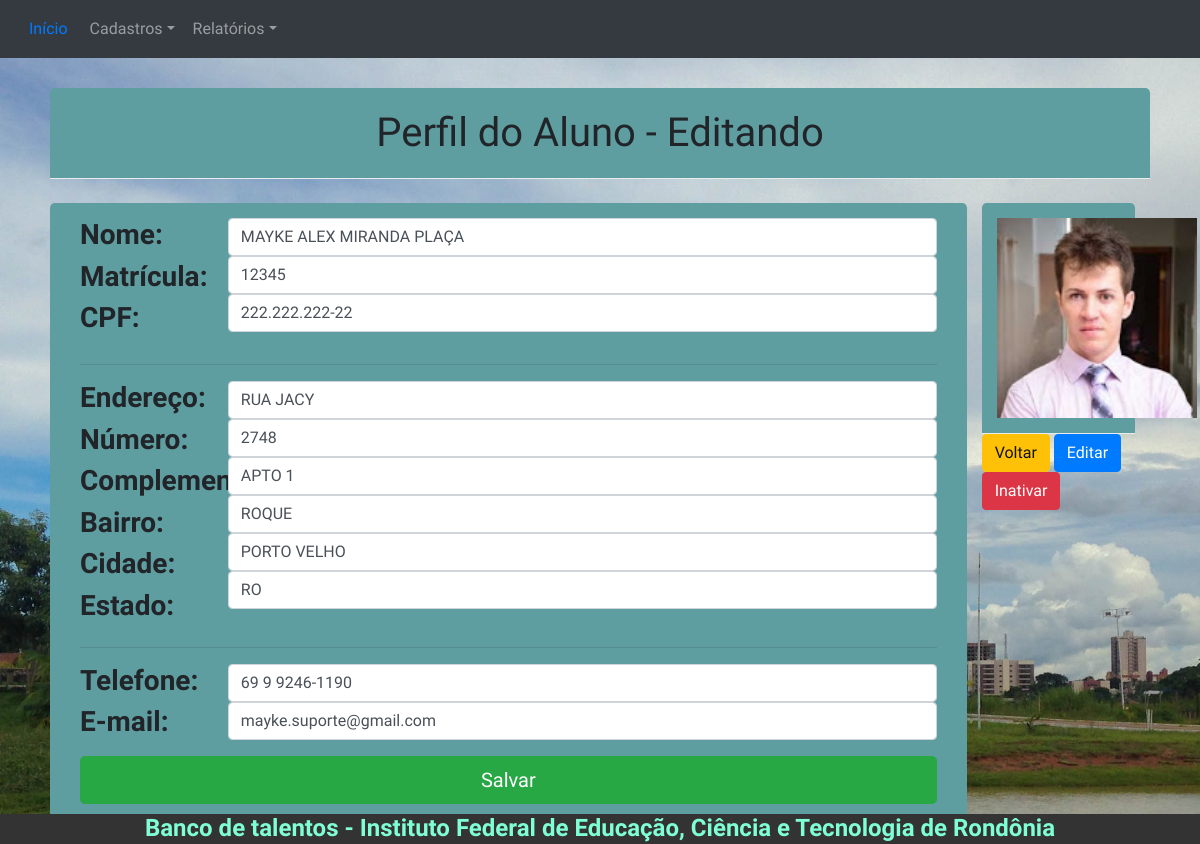
Page /editarAluno/1/ on the earlier database version.
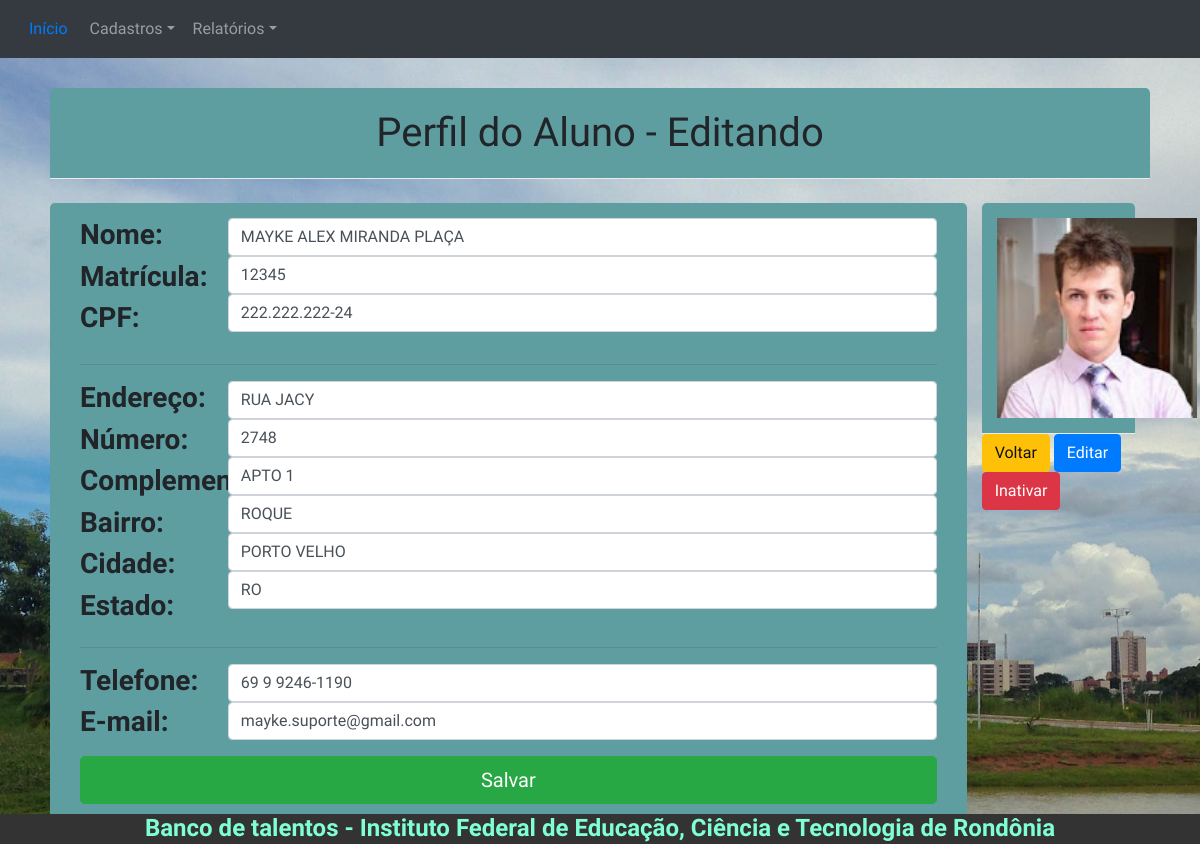
Same page on the later database version.
### models.py (models this page shows, shortened)
class Pessoa(db.Model):
    __tablename__ = "pessoas"
    __table_args__ = {'extend_existing': True}
    __mapper_args__ = {'polymorphic_identity': 'pessoa'}
    id = db.Column(db.Integer, autoincrement=True, primary_key=True)
    nome        = db.Column(db.String(100))
    endereco    = db.Column(db.String(50))
    num         = db.Column(db.String(10))
    complemento = db.Column(db.String(40))
    bairro      = db.Column(db.String(50))
    cidade      = db.Column(db.String(50))
    uf          = db.Column(db.String(50))
    imagem      = db.Column(db.String(80))
    data_cadastro = db.Column(db.String(12))
    telefone    = db.Column(db.String(15))
    email    = db.Column(db.String(15), unique= True)
    password = db.Column(db.String(10))
    tipo     = db.Column(db.Integer)  # 1 para IFRO - 2 para VISITANTE

class Aluno(Pessoa):
    __tablename__ = "alunos"
    __table_args__ = {'extend_existing': True}
    __mapper_args__ = {'polymorphic_identity': 'aluno'}
    id = db.Column(db.Integer, db.ForeignKey('pessoas.id'), primary_key=True)
    cpf = db.Column(db.String(11))
    matricula = db.Column(db.Integer)

### app.py (the view)
@app.route('/editarAluno/<idAluno>/')    #Abrir Formulário de cadastro de aluno
def editarAluno(idAluno):
    aluno = models.Aluno.query.filter_by(id=idAluno).first()
    return render_template('editarAluno.html', aluno=aluno)

### app.py (called while the page is built)
@login_manager.request_loader
def request_loader(request):
    email = request.form.get('email')
    if email not in users:
        return #'Não existe o e-mail {} cadastrado no banco'.format(email)
    user = User()
    user.id = email
    return user

### templates/editarAluno.html (shortened to what the changed rows need)
{% extends 'base_ifro_view_edit.html' %}
{% block conteudo %}
<br>
<br>
<div class="container col-md-11" >
    <div class="row">
        <div class="modal-header col-md-12" style="background: cadetblue">
            <div class="col-md-12">
                <h1 class="modal-title text-center">Perfil do Aluno - Editando</h1>
            </div>
        </div>
    </div>
    <br>
    <div class="row">
        <div class="modal-header col-md-10" style="background: cadetblue">
            <div class="col-md-12">
                <form class="form-horizontal" method="post" action="/updateAluno/{{aluno.id}}">
                    <div class="row">
                        <div class="col-md-10 form-group">
                            <input id="nome" name="nome" type="text" placeholder="Digite seu nome" class="form-control input-md" value = "{{ aluno.nome.upper()}}" required>
                            <input id="matricula" name="matricula" type="text" placeholder="Digite sua matrícula" class="form-control input-md" value = "{{ aluno.matricula}}" required>
                            <input id="cpf" name="cpf" type="text" placeholder="Digite seu cpf" class="form-control input-md" value = "{{ aluno.cpf[0:3]}}.{{aluno.cpf[3:6]}}.{{aluno.cpf[6:9]}}-{{aluno.cpf[9:11]}}"  required>
                        </div>
                    </div>
                </form>
                <br>
            </div>
        </div>
    </div>
</div>
{% endblock %}

Differences in the rows shown:
changed Aluno: cpf "222.222.222-22" → "222.222.222-24"
